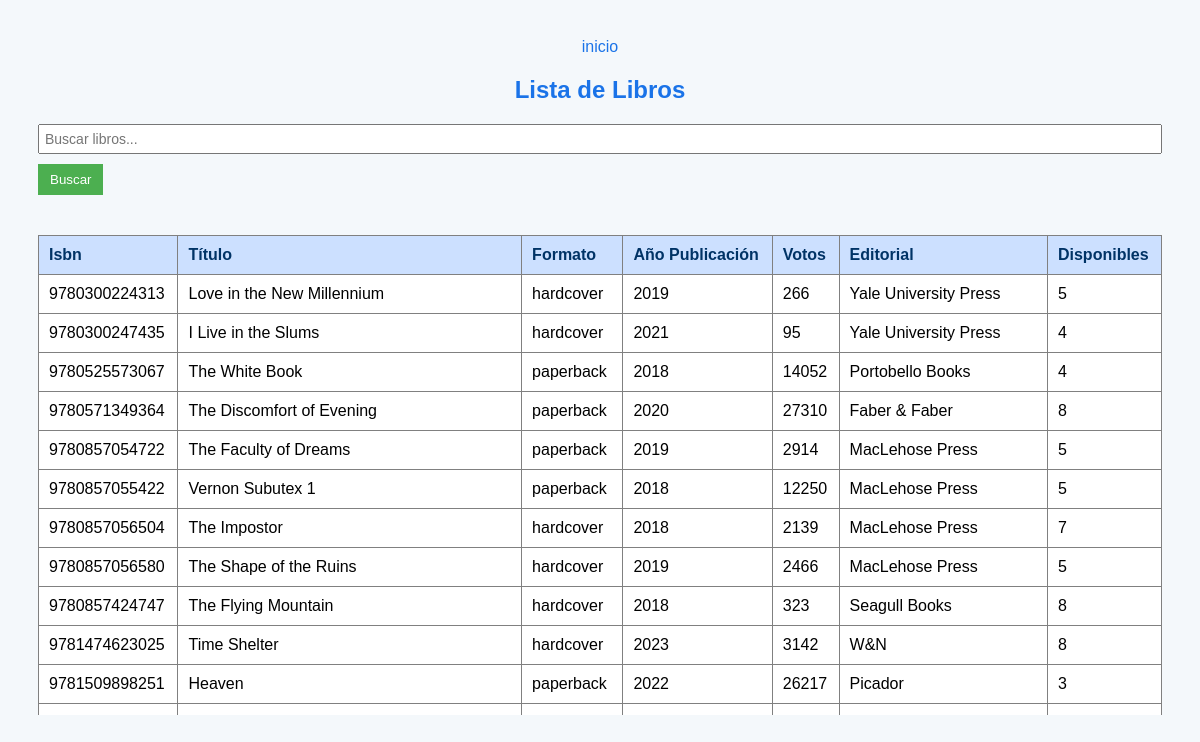
Page /menu_visitante.php on the committed database.
### tables this page shows
CREATE TABLE Tblibro (isbn INTEGER PRIMARY KEY, titulo_libro TEXT NOT NULL, formato_libro TEXT NOT NULL, año_libro INTEGER NOT NULL CHECK (año_libro > 0), votos_libro INTEGER DEFAULT 0 CHECK (votos_libro >= 0), editorial TEXT NOT NULL, disponible INTEGER DEFAULT 1);

### menu_visitante.php (the view, shortened to what this page needs)
<?php
include 'conexion.php';
$busqueda = $_GET['buscar'] ?? '';
$sql = "SELECT * FROM Tblibro WHERE
    titulo_libro LIKE :buscar OR
    formato_libro LIKE :buscar OR
    año_libro LIKE :buscar";
$stmt = $conexion->prepare($sql);
$stmt->execute(['buscar' => "%$busqueda%"]);
$libros = $stmt->fetchAll(PDO::FETCH_ASSOC);
?>
<!DOCTYPE html>
<html lang="es">
<head>
    <link rel="stylesheet" href="css/styles_autor.css">
</head>
<body>
<div class="container">
    <div class="butoneria">
        <a href="login.php" class="menu-button">inicio</a>
    </div>
</div>
<div class="container">
    <h2>Lista de Libros</h2>
    <form method="get" action="libros.php">
        <input type="text" name="buscar" placeholder="Buscar libros..." value="<?= htmlspecialchars($busqueda) ?>">
        <button type="submit">Buscar</button>
    </form>
    <div class="tabla-autores">
        <table>
            <thead>
                <tr>
                    <th>Isbn</th>
                    <th>Título</th>
                    <th>Formato</th>
                    <th>Año Publicación</th>
                    <th>Votos</th>
                    <th>Editorial</th>
                    <th>Disponibles</th>
                </tr>
            </thead>
            <tbody>
                <?php if ($libros): ?>
                    <?php foreach ($libros as $libro): ?>
                    <tr>
                        <td><?= htmlspecialchars($libro['isbn']) ?></td>
                        <td><?= htmlspecialchars($libro['titulo_libro']) ?></td>
                        <td><?= htmlspecialchars($libro['formato_libro']) ?></td>
                        <td><?= htmlspecialchars($libro['año_libro']) ?></td>
                        <td><?= htmlspecialchars($libro['votos_libro']) ?></td>
                        <td><?= htmlspecialchars($libro['editorial']) ?></td>
                        <td><?= htmlspecialchars($libro['disponible']) ?></td>
                    </tr>
                    <?php endforeach; ?>
                <?php else: ?>
                    <tr><td colspan="9">No se encontraron libros.</td></tr>
                <?php endif; ?>
            </tbody>
        </table>
    </div>
</div>
</body>
</html>

### css/styles_autor.css (style rules this page uses)
body { font-family: Arial, sans-serif; background: #f4f8fb; text-align: center; padding: 30px; }
h2 { color: #1a73e8; margin-bottom: 20px; }
.tabla-autores { max-height: 500px; overflow-y: auto; margin-top: 20px; }
table { width: 100%; border-collapse: collapse; margin-top: 10px; background-color: white; }
th, td { padding: 12px; border-bottom: 1px solid #ddd; }
th { background-color: #cce0ff; color: #003366; }
a { text-decoration: none; color: #1a73e8; }
form { display: flex; flex-direction: column; gap: 10px; margin-top: 15px; }
input { padding: 5px; font-size: 14px; }
button { width: fit-content; padding: 8px 12px; background-color: #4CAF50; color: white; border: none; cursor: pointer; }
table { margin-top: 20px; width: 100%; border-collapse: collapse; }
table, th, td { border: 1px solid gray; }
th, td { padding: 10px; text-align: left; }

### rows in the picture
tblibro: isbn "9780300224313", titulo_libro "Love in the New Millennium", formato_libro "hardcover", año_libro "2019", votos_libro "266", editorial "Yale University Press", disponible "5"
tblibro: isbn "9780300247435", titulo_libro "I Live in the Slums", formato_libro "hardcover", año_libro "2021", votos_libro "95", editorial "Yale University Press", disponible "4"
tblibro: isbn "9780525573067", titulo_libro "The White Book", formato_libro "paperback", año_libro "2018", votos_libro "14052", editorial "Portobello Books", disponible "4"
tblibro: isbn "9780571349364", titulo_libro "The Discomfort of Evening", formato_libro "paperback", año_libro "2020", votos_libro "27310", editorial "Faber & Faber", disponible "8"
tblibro: isbn "9780857054722", titulo_libro "The Faculty of Dreams", formato_libro "paperback", año_libro "2019", votos_libro "2914", editorial "MacLehose Press", disponible "5"
tblibro: isbn "9780857055422", titulo_libro "Vernon Subutex 1", formato_libro "paperback", año_libro "2018", votos_libro "12250", editorial "MacLehose Press", disponible "5"
tblibro: isbn "9780857056504", titulo_libro "The Impostor", formato_libro "hardcover", año_libro "2018", votos_libro "2139", editorial "MacLehose Press", disponible "7"
tblibro: isbn "9780857056580", titulo_libro "The Shape of the Ruins", formato_libro "hardcover", año_libro "2019", votos_libro "2466", editorial "MacLehose Press", disponible "5"
tblibro: isbn "9780857424747", titulo_libro "The Flying Mountain", formato_libro "hardcover", año_libro "2018", votos_libro "323", editorial "Seagull Books", disponible "8"
tblibro: isbn "9781474623025", titulo_libro "Time Shelter", formato_libro "hardcover", año_libro "2023", votos_libro "3142", editorial "W&N", disponible "8"
tblibro: isbn "9781509898251", titulo_libro "Heaven", formato_libro "paperback", año_libro "2022", votos_libro "26217", editorial "Picador", disponible "3"
